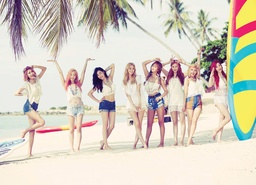
#> input picture week09/snsd.jpg, 256 x 185 px, shrunk from 2000 x 1447 before the run
$ jupyter execute course09.ipynb   (older library calls are emulated)
#> lines starting #> are read from the running program, lines starting #| are printed output that depends on the picture
[cell 1]
from PIL import Image
import numpy as np
from scipy import signal

I = Image.open('./snsd.jpg')
#> I is the input picture: PIL image 256x185 RGB; mean R, G, B 217, 209, 195.4
W, H = I.size
#> W = 256; H = 185
data = np.asarray(I)

[cell 2]
# Problem 03: 用gaussian控制模糊
x, y = np.meshgrid(np.linspace(-1, 1, 10), np.linspace(-1, 1, 10))
d = np.sqrt(x*x+y*y)
sigma, mu = 1.0, 0.0
# M = np.ones((10, 10))/ 100
M = np.exp(-((d-mu)**2/ (2.0*sigma**2)))/ 100
M = M/ np.sum(M[:])
R = data[:, :, 0]
G = data[:, :, 1]
B = data[:, :, 2]
# convolution
R2 = signal.convolve2d(R, M, boundary='symm', mode='same')
G2 = signal.convolve2d(G, M, boundary='symm', mode='same')
B2 = signal.convolve2d(B, M, boundary='symm', mode='same')
data3 = data.copy()
data3[:, :, 0] = R2.astype('uint8')
data3[:, :, 1] = G2.astype('uint8')
data3[:, :, 2] = B2.astype('uint8')

[cell 3]
# 負片
# data = 255 - data
# data2 = data.astype('uint8')

[cell 4]
# Problem 01: 加上noise
data2 = data.copy()
noise = np.random.normal(10, 20, (H, W, 3))
data3 = data + noise
# 確保是0到255區間內
data3[data3 > 255] = 255
data3[data3 < 0] = 0
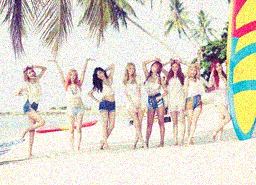
#> data3: shape (185, 256, 3) float64; mean R, G, B 221.6, 215.7, 204
data3 = data3.astype('uint8')

[cell 5]
# Problem 02: 用高斯抹掉剛剛的noise
x, y = np.meshgrid(np.linspace(-1, 1, 10), np.linspace(-1, 1, 10))
d = np.sqrt(x*x+y*y)
sigma, mu = 0.1, 0.0
M = np.exp(-((d-mu)**2/ (2.0*sigma**2)))/ 100
M = M/ np.sum(M[:])
# convolution
R2 = signal.convolve2d(R, M, boundary='symm', mode='same')
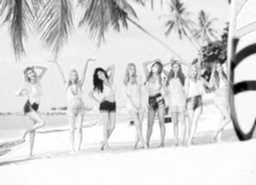
#> R2: shape (185, 256) float64; min 0.0177, max 255, mean 216.9
G2 = signal.convolve2d(G, M, boundary='symm', mode='same')
B2 = signal.convolve2d(B, M, boundary='symm', mode='same')
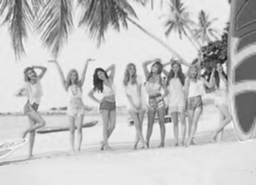
#> B2: shape (185, 256) float64; min 21.2, max 247.1, mean 195.4

data3[:, :, 0] = R2.astype('uint8')
data3[:, :, 1] = G2.astype('uint8')
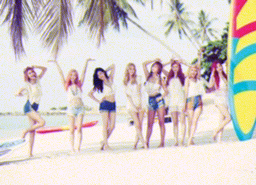
#> data3: shape (185, 256, 3); mean R, G, B 216.4, 208.3, 203.5
data3[:, :, 2] = B2.astype('uint8')

[cell 6]
# [7 lines of commented-out code are left out]

[cell 7]
I2 = Image.fromarray(data3, 'RGB')
I2.save('00.jpg')
I2.show()

[cell 8]
import cv2

def displayIMG(img, windowName):
    # cv2.namedWindow(windowName, cv2.WINDOW_NORMAL)
    # cv2.imshow(windowName, img)
    cv2.imwrite('output.png', img)

image = cv2.imread('./snsd.jpg')
image = cv2.cvtColor(image, cv2.COLOR_BGR2GRAY)
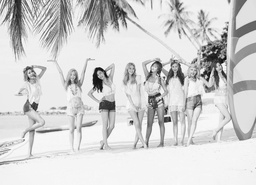
#> image: shape (185, 256); min 8, max 254, mean 209.9
sobelX = cv2.Sobel(image, cv2.CV_64F, 1, 0)
sobelY = cv2.Sobel(image, cv2.CV_64F, 0, 1)
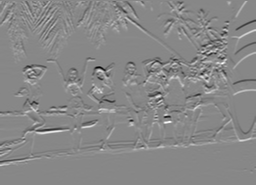
#> sobelY: shape (185, 256) float64; min -911, max 803, mean 2.8; drawn with min black and max white
sobelX = np.uint8(np.absolute(sobelX))
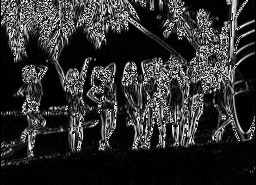
#> sobelX: shape (185, 256); min 0, max 255, mean 46.1
sobelY = np.uint8(np.absolute(sobelY))
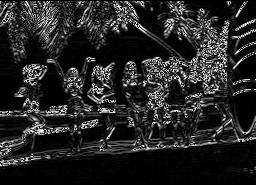
#> sobelY: shape (185, 256); min 0, max 255, mean 37.2
sobelCombined = cv2.bitwise_or(sobelX, sobelY)
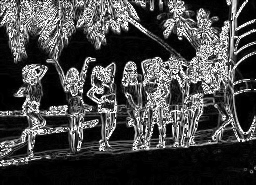
#> sobelCombined: shape (185, 256); min 0, max 255, mean 68.8

displayIMG(sobelCombined, 'SibelXY')

[cell 9]
def sobelOperator(img):
    container = np.copy(img)
    size = container.shape
#> size = (185, 256)
    for i in range(1, size[0] - 1):
        for j in range(1, size[1] - 1):
            gx = (img[i - 1][j - 1] + 2*img[i][j - 1] + img[i + 1][j - 1]) - (img[i - 1][j + 1] + 2*img[i][j + 1] + img[i + 1][j + 1])
            gy = (img[i - 1][j - 1] + 2*img[i - 1][j] + img[i - 1][j + 1]) - (img[i + 1][j - 1] + 2*img[i + 1][j] + img[i + 1][j + 1])
            container[i][j] = min(255, np.sqrt(gx**2 + gy**2))
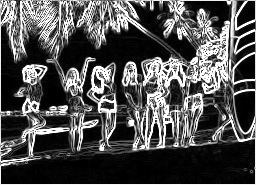
#> container: shape (185, 256); min 0, max 255, mean 79.7
    return container
    pass

img = cv2.cvtColor(cv2.imread("snsd.jpg"), cv2.COLOR_BGR2GRAY)
img = sobelOperator(img)
cv2.imwrite('output2.png', img)
#> Out = True
